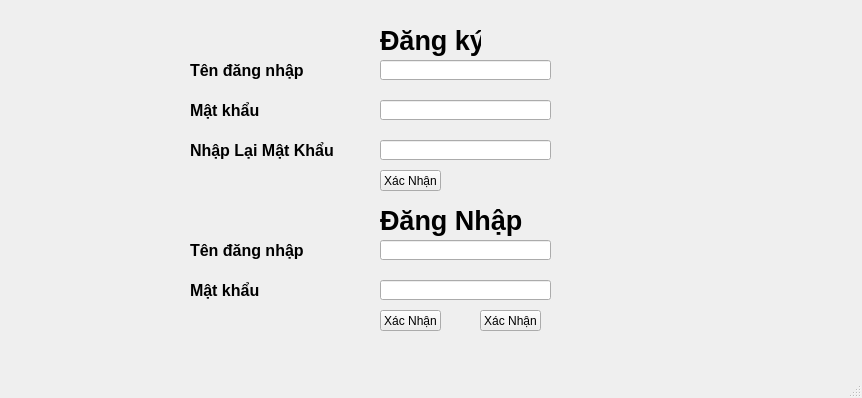
<?xml version="1.0" encoding="UTF-8"?>
<ui version="4.0">
 <class>MainWindow</class>
 <widget class="QMainWindow" name="MainWindow">
  <property name="geometry">
   <rect>
    <x>0</x>
    <y>0</y>
    <width>862</width>
    <height>398</height>
   </rect>
  </property>
  <property name="windowTitle">
   <string>MainWindow</string>
  </property>
  <widget class="QWidget" name="centralwidget">
   <widget class="QLineEdit" name="dkten">
    <property name="geometry">
     <rect>
      <x>380</x>
      <y>60</y>
      <width>171</width>
      <height>20</height>
     </rect>
    </property>
   </widget>
   <widget class="QLabel" name="label_2">
    <property name="geometry">
     <rect>
      <x>380</x>
      <y>20</y>
      <width>101</width>
      <height>41</height>
     </rect>
    </property>
    <property name="text">
     <string>&lt;html&gt;&lt;head/&gt;&lt;body&gt;&lt;p&gt;&lt;span style=&quot; font-size:20pt; font-weight:600;&quot;&gt;Đăng ký&lt;/span&gt;&lt;/p&gt;&lt;/body&gt;&lt;/html&gt;</string>
    </property>
   </widget>
   <widget class="QLabel" name="label_3">
    <property name="geometry">
     <rect>
      <x>380</x>
      <y>200</y>
      <width>191</width>
      <height>41</height>
     </rect>
    </property>
    <property name="text">
     <string>&lt;html&gt;&lt;head/&gt;&lt;body&gt;&lt;p&gt;&lt;span style=&quot; font-size:20pt; font-weight:600;&quot;&gt;Đăng Nhập&lt;/span&gt;&lt;/p&gt;&lt;/body&gt;&lt;/html&gt;</string>
    </property>
   </widget>
   <widget class="QLineEdit" name="dnten">
    <property name="geometry">
     <rect>
      <x>380</x>
      <y>240</y>
      <width>171</width>
      <height>20</height>
     </rect>
    </property>
   </widget>
   <widget class="QLineEdit" name="dkmk">
    <property name="geometry">
     <rect>
      <x>380</x>
      <y>100</y>
      <width>171</width>
      <height>20</height>
     </rect>
    </property>
   </widget>
   <widget class="QLabel" name="label_4">
    <property name="geometry">
     <rect>
      <x>190</x>
      <y>60</y>
      <width>181</width>
      <height>21</height>
     </rect>
    </property>
    <property name="text">
     <string>&lt;html&gt;&lt;head/&gt;&lt;body&gt;&lt;p&gt;&lt;span style=&quot; font-size:12pt; font-weight:600;&quot;&gt;Tên đăng nhập&lt;/span&gt;&lt;/p&gt;&lt;/body&gt;&lt;/html&gt;</string>
    </property>
   </widget>
   <widget class="QLabel" name="label_5">
    <property name="geometry">
     <rect>
      <x>190</x>
      <y>100</y>
      <width>101</width>
      <height>21</height>
     </rect>
    </property>
    <property name="text">
     <string>&lt;html&gt;&lt;head/&gt;&lt;body&gt;&lt;p&gt;&lt;span style=&quot; font-size:12pt; font-weight:600;&quot;&gt;Mật khẩu&lt;/span&gt;&lt;/p&gt;&lt;/body&gt;&lt;/html&gt;</string>
    </property>
   </widget>
   <widget class="QLabel" name="label_6">
    <property name="geometry">
     <rect>
      <x>190</x>
      <y>140</y>
      <width>191</width>
      <height>21</height>
     </rect>
    </property>
    <property name="text">
     <string>&lt;html&gt;&lt;head/&gt;&lt;body&gt;&lt;p&gt;&lt;span style=&quot; font-size:12pt; font-weight:600;&quot;&gt;Nhập Lại Mật Khẩu&lt;/span&gt;&lt;/p&gt;&lt;/body&gt;&lt;/html&gt;</string>
    </property>
   </widget>
   <widget class="QLineEdit" name="dknlmk">
    <property name="geometry">
     <rect>
      <x>380</x>
      <y>140</y>
      <width>171</width>
      <height>20</height>
     </rect>
    </property>
   </widget>
   <widget class="QLineEdit" name="dnmk">
    <property name="geometry">
     <rect>
      <x>380</x>
      <y>280</y>
      <width>171</width>
      <height>20</height>
     </rect>
    </property>
   </widget>
   <widget class="QLabel" name="label_7">
    <property name="geometry">
     <rect>
      <x>190</x>
      <y>240</y>
      <width>181</width>
      <height>21</height>
     </rect>
    </property>
    <property name="text">
     <string>&lt;html&gt;&lt;head/&gt;&lt;body&gt;&lt;p&gt;&lt;span style=&quot; font-size:12pt; font-weight:600;&quot;&gt;Tên đăng nhập&lt;/span&gt;&lt;/p&gt;&lt;/body&gt;&lt;/html&gt;</string>
    </property>
   </widget>
   <widget class="QLabel" name="label_8">
    <property name="geometry">
     <rect>
      <x>190</x>
      <y>280</y>
      <width>101</width>
      <height>21</height>
     </rect>
    </property>
    <property name="text">
     <string>&lt;html&gt;&lt;head/&gt;&lt;body&gt;&lt;p&gt;&lt;span style=&quot; font-size:12pt; font-weight:600;&quot;&gt;Mật khẩu&lt;/span&gt;&lt;/p&gt;&lt;/body&gt;&lt;/html&gt;</string>
    </property>
   </widget>
   <widget class="QPushButton" name="xacnhan1">
    <property name="geometry">
     <rect>
      <x>380</x>
      <y>170</y>
      <width>61</width>
      <height>21</height>
     </rect>
    </property>
    <property name="text">
     <string>Xác Nhận</string>
    </property>
   </widget>
   <widget class="QPushButton" name="xacnhan2">
    <property name="geometry">
     <rect>
      <x>380</x>
      <y>310</y>
      <width>61</width>
      <height>21</height>
     </rect>
    </property>
    <property name="text">
     <string>Xác Nhận</string>
    </property>
   </widget>
   <widget class="QLabel" name="logo">
    <property name="geometry">
     <rect>
      <x>20</x>
      <y>10</y>
      <width>151</width>
      <height>71</height>
     </rect>
    </property>
    <property name="text">
     <string/>
    </property>
    <property name="scaledContents">
     <bool>true</bool>
    </property>
   </widget>
   <widget class="QPushButton" name="mostaff">
    <property name="geometry">
     <rect>
      <x>480</x>
      <y>310</y>
      <width>61</width>
      <height>21</height>
     </rect>
    </property>
    <property name="text">
     <string>Xác Nhận</string>
    </property>
   </widget>
  </widget>
  <widget class="QMenuBar" name="menubar">
   <property name="geometry">
    <rect>
     <x>0</x>
     <y>0</y>
     <width>862</width>
     <height>18</height>
    </rect>
   </property>
  </widget>
  <widget class="QStatusBar" name="statusbar"/>
 </widget>
 <resources/>
 <connections/>
</ui>
